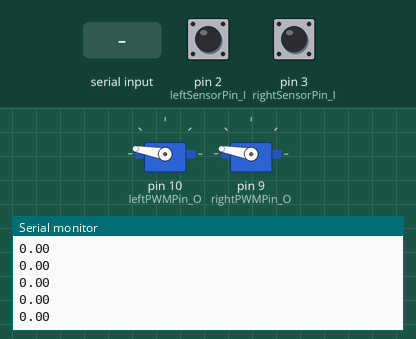
Recording of a sketch running on a simulated Arduino Uno, built with avr-gcc and run on an emulated ATmega328P. On the bench: 2 × servo, the last lines printed to the serial monitor. The inputs (shaded band) are chosen by the test bench; at power-on: pin 2 (leftSensorPin_I) HIGH, pin 3 (rightSensorPin_I) HIGH.

Above: at 1.2 s.
1.3 s: pin 2 (leftSensorPin_I) driven LOW
At 2.5 s:
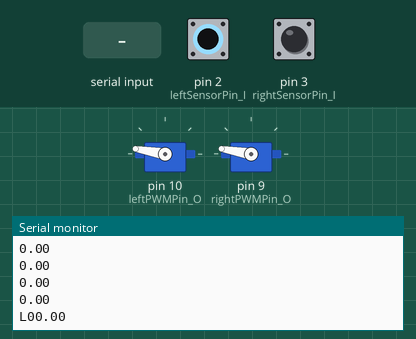
3.8 s: pin 3 (rightSensorPin_I) driven LOW
At 5.04 s:
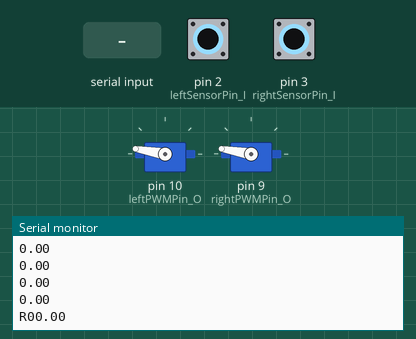
6.3 s: "90,45\n" received over Serial
At 6.49 s:
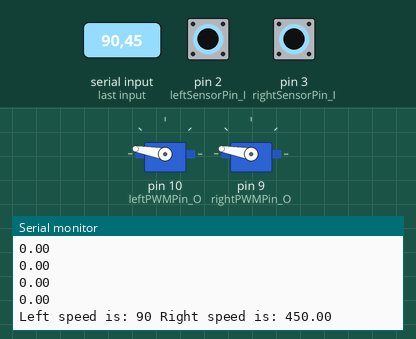
7.8 s: pin 2 (leftSensorPin_I) pulsed HIGH 5 times (0.12 s each, 0.3 s apart)
At 11.18 s:
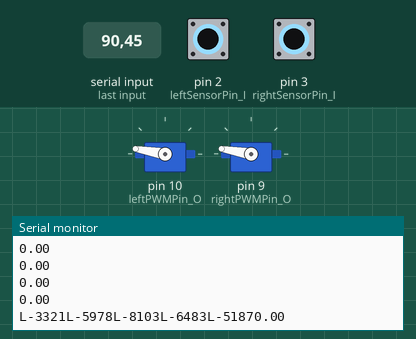
12.3 s: pin 3 (rightSensorPin_I) pulsed HIGH 5 times (0.12 s each, 0.3 s apart)
At 15.67 s:
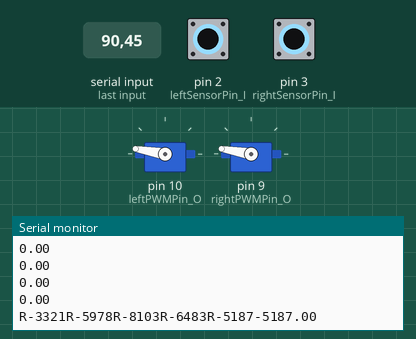

The sketch:

PID-Test_2.ino
```cpp
#include <Servo.h>
Servo leftWheelServo;
Servo rightWheelServo;

#define ppr 192
#define radius 10

#define leftSensorPin_I 2
#define rightSensorPin_I 3
#define leftPWMPin_O 10
#define rightPWMPin_O 9

const unsigned int maxRPM = 150;
//const unsigned int wheelCircum = 785; //mm (Wheel diameter is 25cm)
//const unsigned int pulsesPerRevolution = 192;
const unsigned int pidPeriod = 200; //ms

float leftKp  = 1;//0.1;
float leftKi  = 0;//0.7;
float rightKp = 1;//0.1;
float rightKi = 0;//0.7;

//volatile int leftPulseCount  = 0;
//volatile int rightPulseCount = 0;
//
//volatile int leftSensorDistanceCount = 0;
//volatile int rightSensorDistanceCount = 0;

volatile int leftError = 0;
volatile int rightError = 0;

volatile int leftLastError = 0;
volatile int rightLastError = 0;

volatile int leftOffset = 0;
volatile int rightOffset = 0;

volatile int vLeftDemand = 60;
volatile int vRightDemand = 60;

float vLeft = 0;
float vRight = 0;
//
//volatile int desiredLeftPIDCount = 0;
//volatile int desiredRightPIDCount = 0;

boolean leftDirection = 0; // 1 - forward, -1 - backward
boolean rightDirection = 0; // 1 - forward, -1 - backward

char serialCommand = 0;
int serialValue= 0;
int rightPW = 0;
int rightPW_avg = 0;
int leftPW = 0;
int leftPW_avg = 0;
int timercount=0;

void setup() {
  // put your setup code here, to run once:
  Serial.begin(19200);

  // Set up hardware interrupts
  attachInterrupt(digitalPinToInterrupt(leftSensorPin_I) , leftSensorISR , FALLING);
  attachInterrupt(digitalPinToInterrupt(rightSensorPin_I), rightSensorISR, FALLING);

  // Set up outputs
  leftWheelServo.attach(leftPWMPin_O);
  rightWheelServo.attach(rightPWMPin_O);

  //leftWheelServo.write(90);
  //rightWheelServo.write(90);

  // Set up timer interrupt
  TCCR2A = 0;
  TCCR2B = 0;
  TCNT2 = 0;

  OCR2A = 124; // Compare value

  TCCR2A |= (1 << WGM21);
  TCCR2B |= (1 << CS22) | (1 << CS21) | (1 << CS20); // 1024 prescaler
  TIMSK2 |= (1 << OCIE2A);
}

void leftSensorISR () {
  leftPW = pulseIn(leftSensorPin_I,LOW);
  leftPW_avg += (int)((leftPW - leftPW_avg)/5);
  Serial.print("L");
  Serial.print(leftPW_avg);
}

void rightSensorISR () {
  rightPW = pulseIn(rightSensorPin_I,LOW);
  rightPW_avg += (int)((rightPW - rightPW_avg)/5);
  Serial.print("R");
  Serial.print(rightPW_avg);

}

ISR (TIMER2_COMPA_vect) {

  sei(); //Re-enable all interrupts

  if (timercount >= 24) {
    vLeft = leftPW_avg;
    vRight = rightPW_avg;

    leftError = vLeftDemand - vLeft;
    rightError = vRightDemand - vRight;

    Serial.println(vRight);


  //leftOffset  += (leftKp  * abs((leftError  - leftLastError ))) + (leftKi  * leftError );
  //rightOffset += (rightKp * abs((rightError - rightLastError))) + (rightKi * rightError);

  //leftLastError = leftError;
  //rightLastError = rightError;

  //leftOffset = constrain(leftOffset, 0, 90 - (leftDirection * 30)); // If forwards, then 0-90. If backwards, then 0-60
  //rightOffset = constrain(rightOffset, 0, 90 - (rightDirection * 30));

    //leftWheelServo.write(90 + (leftDirection*leftOffset));
    //rightWheelServo.write(90 + (rightDirection*rightOffset));

    timercount = 0;
  } else {
    timercount++;
  }
}
void moveRobot (int left, int right) {
  if (left >= 0) {
    leftDirection = 1;
  } else {
    leftDirection = -1;
  }
  if (right >= 0) {
    rightDirection = 1;
  } else {
    rightDirection = -1;
  }
  vLeftDemand = left;
  vRightDemand = right;
}
void loop() {
  // put your main code here, to run repeatedly:
  char skip;
  if (Serial.available() >= 4) {
      vLeftDemand = Serial.parseInt();
      skip = Serial.read();
      vRightDemand= Serial.parseInt();
      skip = Serial.read();

      Serial.print("Left speed is: ");
      Serial.print(vLeftDemand);
      Serial.print(" Right speed is: ");
      Serial.print(vRightDemand);

      //moveRobot(vLeftDemand, vRightDemand);
  }
  leftWheelServo.write(170);
  rightWheelServo.write(170);
}
```

Measured:
- after the input at 1.3 s, the serial monitor: prints a new line after 1.0 s (image 1)
- after the input at 3.8 s, the serial monitor: prints a new line after 1.0 s (image 2)
- after the input at 6.3 s, the serial monitor: prints a new line at once (image 3)
- after the input at 7.8 s, the serial monitor: prints a new line after 0.60 s (image 4)
- after the input at 12.3 s, the serial monitor: prints a new line after 0.60 s (image 5)
